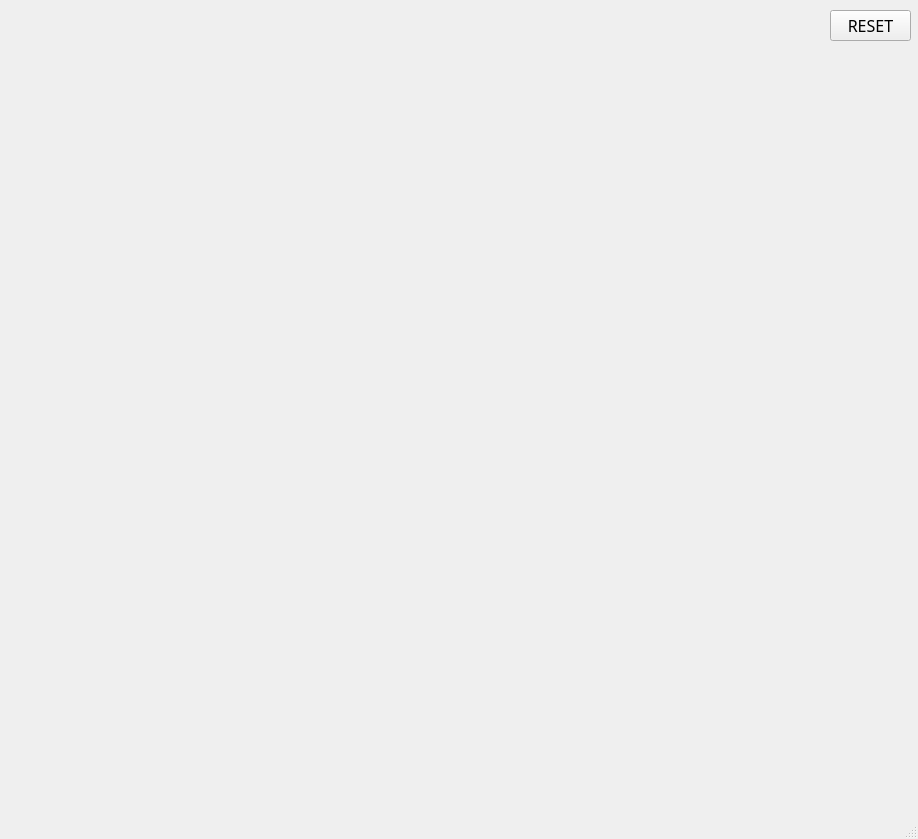
<?xml version="1.0" encoding="UTF-8"?>
<ui version="4.0">
 <class>MainWindow</class>
 <widget class="QMainWindow" name="MainWindow">
  <property name="geometry">
   <rect>
    <x>0</x>
    <y>0</y>
    <width>918</width>
    <height>839</height>
   </rect>
  </property>
  <property name="font">
   <font>
    <family>D2Coding</family>
    <pointsize>12</pointsize>
   </font>
  </property>
  <property name="windowTitle">
   <string>MainWindow</string>
  </property>
  <widget class="QWidget" name="centralwidget">
   <widget class="QPushButton" name="btn_reset">
    <property name="geometry">
     <rect>
      <x>830</x>
      <y>10</y>
      <width>81</width>
      <height>31</height>
     </rect>
    </property>
    <property name="text">
     <string>RESET</string>
    </property>
   </widget>
  </widget>
  <widget class="QMenuBar" name="menubar">
   <property name="geometry">
    <rect>
     <x>0</x>
     <y>0</y>
     <width>918</width>
     <height>21</height>
    </rect>
   </property>
  </widget>
  <widget class="QStatusBar" name="statusbar"/>
 </widget>
 <resources/>
 <connections/>
</ui>
